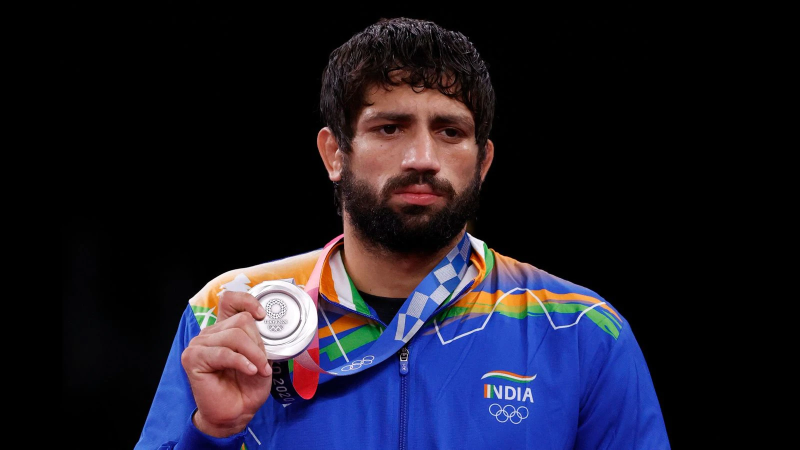
#> input picture RaviKumarDahiya/1ed07e54-f7c2-11eb-a9e6-75f3f3eb911d_1628411168313.jpg, 1600 x 900 px, found by its file name (shown at 1/2 size)
$ jupyter execute --allow-errors face.ipynb   (shell and % lines are left out)
#> lines starting #> are read from the running program, lines starting #| are printed output that depends on the picture; after the words box and inside, x2 and y2 are one past the last pixel; in counts of white or black regions, pixels touching at a corner belong together
### IMPORTING LIBRARIES

[cell 1]
import numpy as np
import cv2
import pandas as pd
import matplotlib
from matplotlib import pyplot as plt

### DETECTING FACE AND EYES

[cell 2]
img = cv2.imread('./power/RaviKumarDahiya/1ed07e54-f7c2-11eb-a9e6-75f3f3eb911d_1628411168313.jpg')
#> img is the input picture: shape (900, 1600, 3); mean B, G, R 40.9, 26.4, 28.8
img.shape
#> Out = (900, 1600, 3)

[cell 3]
plt.imshow(img)

[cell 4]
gray = cv2.cvtColor(img, cv2.COLOR_BGR2GRAY)
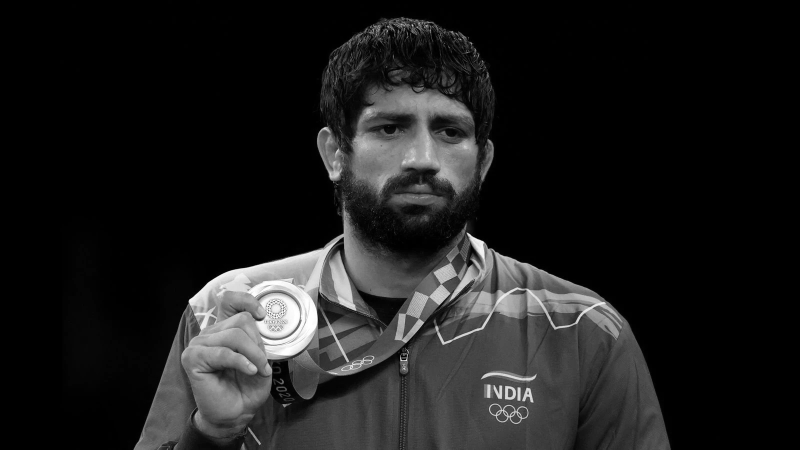
#> gray: shape (900, 1600) (shown at 1/2 size); min 0, max 255, mean 28.8
gray.shape
#> Out = (900, 1600)

[cell 5]
plt.imshow(gray, cmap='gray')

[cell 6]
face_cascade = cv2.CascadeClassifier('./har/haarcascade_frontalface_default.xml')
eye_cascade = cv2.CascadeClassifier('./har/haarcascade_eye.xml')


faces = face_cascade.detectMultiScale(gray, 1.3, 5)
#> faces = [[673, 134, 329, 329]]
faces
#> Out = [[673, 134, 329, 329]]

[cell 7]
(x,y,w,h) = faces[0]
#> x = 673; y = 134; w = 329; h = 329
x,y,w,h
#> Out = (673, 134, 329, 329)

[cell 8]
face_img = cv2.rectangle(img,(x,y),(x+w,y+h),(255,0,0),2)
plt.imshow(face_img)

[cell 9]
cv2.destroyAllWindows()
for (x,y,w,h) in faces:
    face_img = cv2.rectangle(img,(x,y),(x+w,y+h),(255,0,0),2)
    roi_gray = gray[y:y+h, x:x+w]
    roi_color = face_img[y:y+h, x:x+w]
    eyes = eye_cascade.detectMultiScale(roi_gray)
    for (ex,ey,ew,eh) in eyes:
        cv2.rectangle(roi_color,(ex,ey),(ex+ew,ey+eh),(0,255,0),2)
#> this loop made 1 pass
#> (x, y, w, h, eyes) on pass 1: (673, 134, 329, 329, [[72, 97, 59, 59], [183, 89, 81, 81]])
#> pass 1, `roi_gray = gray[y:y+h, x:x+w]`:
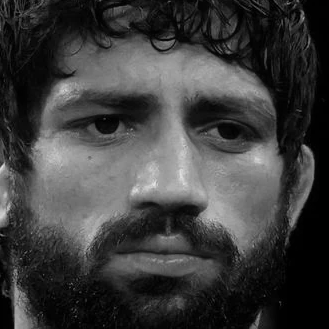
#> roi_gray: shape (329, 329); min 0, max 227, mean 61.3
#> pass 1, `roi_color = face_img[y:y+h, x:x+w]`:
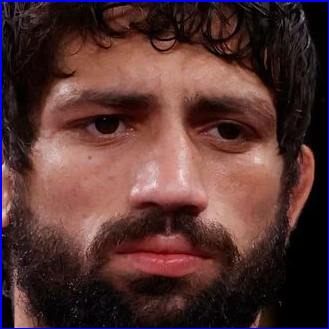
#> roi_color: shape (329, 329, 3); mean B, G, R 50.6, 51.8, 83.9
#> after the loop:
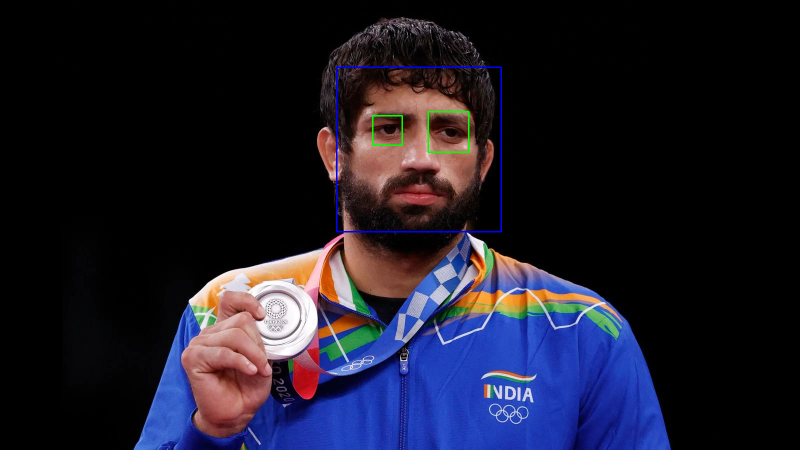
#> img: shape (900, 1600, 3) (shown at 1/2 size); mean B, G, R 41.4, 26.5, 28.5
#> after the loop:
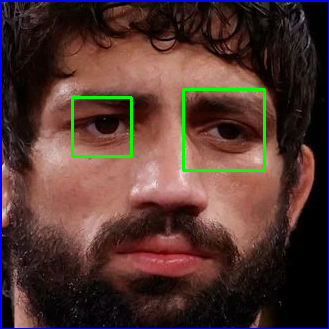
#> roi_color: shape (329, 329, 3); 1.54% of pixels changed, all inside (x1, y1, x2, y2) = (71, 88, 266, 172)


plt.figure()
plt.imshow(face_img, cmap='gray')
plt.show()

[cell 10]
plt.imshow(roi_color, cmap='gray')

### CROPPING FACES WITH TWO CLEAR VISIBLE EYES

[cell 11]
def get_cropped_image_if_2_eyes(image_path):
    img = cv2.imread(image_path)
    gray = cv2.cvtColor(img, cv2.COLOR_BGR2GRAY)
    faces = face_cascade.detectMultiScale(gray, 1.3, 5)
#> faces = [[673, 134, 329, 329]]
    for (x,y,w,h) in faces:
        roi_gray = gray[y:y+h, x:x+w]
        roi_color = img[y:y+h, x:x+w]
        eyes = eye_cascade.detectMultiScale(roi_gray)
        if len(eyes) == 2:
            return roi_color
#> this loop made 1 pass
#> pass 1, in get_cropped_image_if_2_eyes, `roi_color = img[y:y+h, x:x+w]`:
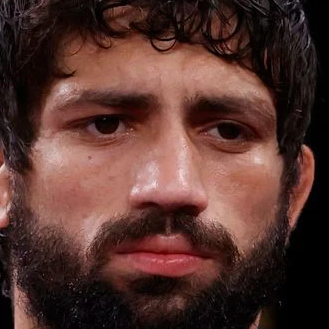
#> roi_color: shape (329, 329, 3); mean B, G, R 46.4, 52.3, 84.5

[cell 12]
original_image = cv2.imread('./power/RaviKumarDahiya/1ed07e54-f7c2-11eb-a9e6-75f3f3eb911d_1628411168313.jpg')
plt.imshow(original_image)

[cell 13]
cropped_image = get_cropped_image_if_2_eyes('./power/RaviKumarDahiya/1ed07e54-f7c2-11eb-a9e6-75f3f3eb911d_1628411168313.jpg')
plt.imshow(cropped_image)

### MAKING SEPARATE FOLDER FOR CROPPED FACE

[cell 14]
cropped_img = np.array(cropped_image)
cropped_img.shape
#> Out = (329, 329, 3)

[cell 15]
import pywt

def w2d(img, mode='haar', level=1):

#> called with mode = 'db1', level = 5
    imArray = img
    imArray = cv2.cvtColor( imArray , cv2.COLOR_RGB2GRAY )

    imArray =  np.float32(imArray)
    imArray /= 255;

    #compute coefficients
    coeffs=pywt.wavedec2(imArray, mode, level=level)
#> coeffs = 6 items

    #Process Coefficients
    coeffs_H=list(coeffs)
#> coeffs_H = 6 items
    coeffs_H[0] *= 0;

    #reconstruction
    imArray_H=pywt.waverec2(coeffs_H, mode);
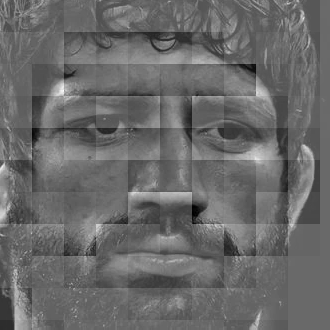
#> imArray_H: shape (330, 330) float32; min -0.475, max 0.669, mean -1.96e-06; drawn with min black and max white
    imArray_H *= 255;
    imArray_H =  np.uint8(imArray_H)
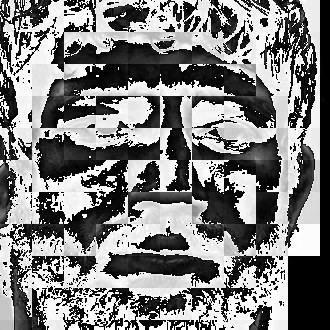
#> imArray_H: shape (330, 330); min 0, max 255, mean 126.5

    return imArray_H

[cell 16]
im_har = w2d(cropped_img,'db1',5)
plt.imshow(im_har, cmap='gray')

[cell 17]
path_to_data = "./power/"
path_to_cr_data = "./power/cropped/"

[cell 18]
import os
img_dirs = []
#> (the rest of this cell did not finish here and is left out)

[cell 19]
img_dirs

[cell 20]
import shutil
if os.path.exists(path_to_cr_data):
     shutil.rmtree(path_to_cr_data)
os.mkdir(path_to_cr_data)

[cell 21]
cropped_image_dirs = []
human_names_dict = {}

for img_dir in img_dirs:
    count = 1
    human_name = img_dir.split('/')[-1]
    print(human_name)

    human_names_dict[human_name] = []

    for entry in os.scandir(img_dir):
        roi_color = get_cropped_image_if_2_eyes(entry.path)
        if roi_color is not None:
            cropped_folder = path_to_cr_data + human_name
            if not os.path.exists(cropped_folder):
                os.makedirs(cropped_folder)
                cropped_image_dirs.append(cropped_folder)
                print("Generating cropped images in folder: ",cropped_folder)

            cropped_file_name = human_name + str(count) + ".png"
            cropped_file_path = cropped_folder + "/" + cropped_file_name

            cv2.imwrite(cropped_file_path, roi_color)
            human_names_dict[human_name].append(cropped_file_path)
            count += 1

### MANUALLY DELETING UNWATED IMAGES

[cell 22]
human_names_dict = {}
for img_dir in cropped_image_dirs:
    human_name = img_dir.split('/')[-1]
    file_list = []
    for entry in os.scandir(img_dir):
        file_list.append(entry.path)
    human_names_dict[human_name] = file_list
human_names_dict

[cell 23]
class_dict = {}
count = 0
for human_name in human_names_dict.keys():
    class_dict[human_name] = count
    count = count + 1
class_dict

$ run again, with RaviKumarDahiya/05_08_2021-ravi_kumar_dahiya_nai_dunia.jpg copied over RaviKumarDahiya/1ed07e54-f7c2-11eb-a9e6-75f3f3eb911d_1628411168313.jpg
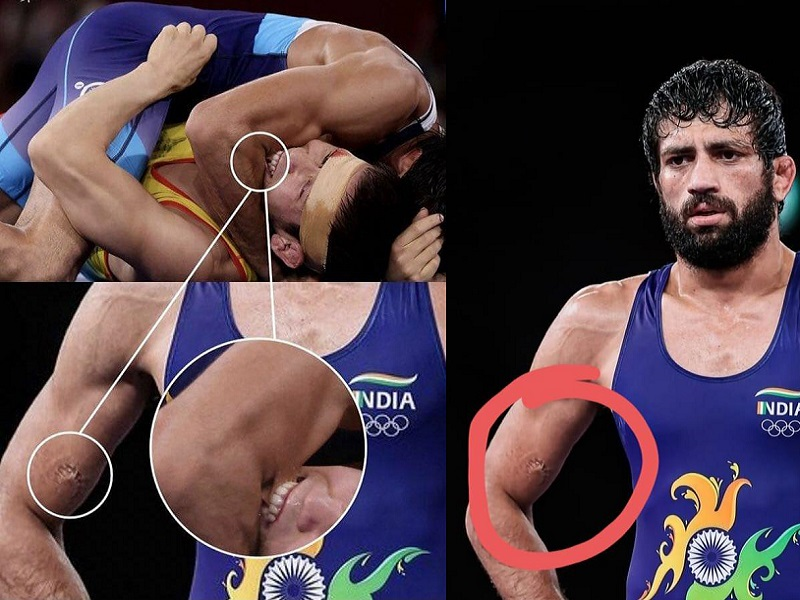
#> input picture RaviKumarDahiya/05_08_2021-ravi_kumar_dahiya_nai_dunia.jpg, 800 x 600 px, found by its file name
#> img is the input picture: shape (600, 800, 3); mean B, G, R 73.1, 66.8, 85.9
#> `faces = face_cascade.detectMultiScale(gray, 1.3, 5)`: faces = [[634, 106, 135, 135]]
#> `(x,y,w,h) = faces[0]`: x = 634; y = 106; w = 135
#> `x,y,w,h`: Out = (634, 106, 135, 135)
#> the loop `for (x,y,w,h) in faces:` made 1 pass
#> (x, y, w, h, eyes) on pass 1: (634, 106, 135, 135, [[27, 39, 31, 31], [66, 24, 46, 46]])
#> after the loop `for (x,y,w,h) in faces:`:
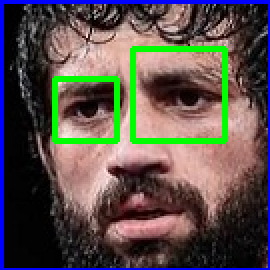
#> roi_color: shape (135, 135, 3) (shown 2 times larger); mean B, G, R 76.5, 80.9, 89.8
#> in get_cropped_image_if_2_eyes, `faces = face_cascade.detectMultiScale(gray, 1.3, 5)`: faces = [[634, 106, 135, 135]]
#> the loop in get_cropped_image_if_2_eyes, `for (x,y,w,h) in faces:` made 1 pass
#> coeffs = 6 items
#> in w2d, `imArray_H =  np.uint8(imArray_H)`:
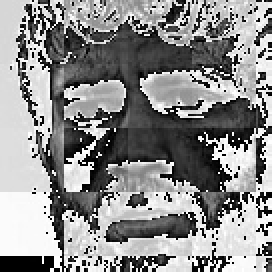
#> imArray_H: shape (136, 136) (shown 2 times larger); min 0, max 255, mean 140.1
